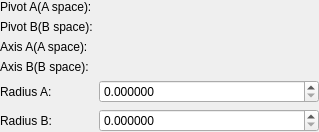
<?xml version="1.0" encoding="UTF-8"?>
<ui version="4.0">
 <class>CogWheel</class>
 <widget class="QWidget" name="CogWheel">
  <property name="geometry">
   <rect>
    <x>0</x>
    <y>0</y>
    <width>319</width>
    <height>118</height>
   </rect>
  </property>
  <property name="windowTitle">
   <string>Form</string>
  </property>
  <layout class="QFormLayout" name="formLayout">
   <property name="fieldGrowthPolicy">
    <enum>QFormLayout::AllNonFixedFieldsGrow</enum>
   </property>
   <property name="leftMargin">
    <number>0</number>
   </property>
   <property name="topMargin">
    <number>0</number>
   </property>
   <property name="rightMargin">
    <number>0</number>
   </property>
   <property name="bottomMargin">
    <number>0</number>
   </property>
   <item row="0" column="0">
    <widget class="QLabel" name="label">
     <property name="sizePolicy">
      <sizepolicy hsizetype="Preferred" vsizetype="Fixed">
       <horstretch>0</horstretch>
       <verstretch>0</verstretch>
      </sizepolicy>
     </property>
     <property name="text">
      <string>Pivot A(A space):</string>
     </property>
    </widget>
   </item>
   <item row="0" column="1">
    <widget class="Vec3Setter" name="widgetPivotA" native="true">
     <property name="sizePolicy">
      <sizepolicy hsizetype="Preferred" vsizetype="Preferred">
       <horstretch>0</horstretch>
       <verstretch>0</verstretch>
      </sizepolicy>
     </property>
    </widget>
   </item>
   <item row="1" column="0">
    <widget class="QLabel" name="label_2">
     <property name="sizePolicy">
      <sizepolicy hsizetype="Preferred" vsizetype="Fixed">
       <horstretch>0</horstretch>
       <verstretch>0</verstretch>
      </sizepolicy>
     </property>
     <property name="text">
      <string>Pivot B(B space):</string>
     </property>
    </widget>
   </item>
   <item row="1" column="1">
    <widget class="Vec3Setter" name="widgetPivotB" native="true">
     <property name="sizePolicy">
      <sizepolicy hsizetype="Preferred" vsizetype="Preferred">
       <horstretch>0</horstretch>
       <verstretch>0</verstretch>
      </sizepolicy>
     </property>
    </widget>
   </item>
   <item row="2" column="0">
    <widget class="QLabel" name="label_3">
     <property name="sizePolicy">
      <sizepolicy hsizetype="Preferred" vsizetype="Fixed">
       <horstretch>0</horstretch>
       <verstretch>0</verstretch>
      </sizepolicy>
     </property>
     <property name="text">
      <string>Axis A(A space):</string>
     </property>
    </widget>
   </item>
   <item row="2" column="1">
    <widget class="Vec3Setter" name="widgetAxisA" native="true">
     <property name="sizePolicy">
      <sizepolicy hsizetype="Preferred" vsizetype="Preferred">
       <horstretch>0</horstretch>
       <verstretch>0</verstretch>
      </sizepolicy>
     </property>
    </widget>
   </item>
   <item row="3" column="0">
    <widget class="QLabel" name="label_4">
     <property name="sizePolicy">
      <sizepolicy hsizetype="Preferred" vsizetype="Fixed">
       <horstretch>0</horstretch>
       <verstretch>0</verstretch>
      </sizepolicy>
     </property>
     <property name="text">
      <string>Axis B(B space):</string>
     </property>
    </widget>
   </item>
   <item row="3" column="1">
    <widget class="Vec3Setter" name="widgetAxisB" native="true">
     <property name="sizePolicy">
      <sizepolicy hsizetype="Preferred" vsizetype="Preferred">
       <horstretch>0</horstretch>
       <verstretch>0</verstretch>
      </sizepolicy>
     </property>
    </widget>
   </item>
   <item row="4" column="0">
    <widget class="QLabel" name="label_5">
     <property name="sizePolicy">
      <sizepolicy hsizetype="Minimum" vsizetype="Preferred">
       <horstretch>0</horstretch>
       <verstretch>0</verstretch>
      </sizepolicy>
     </property>
     <property name="text">
      <string>Radius A:</string>
     </property>
    </widget>
   </item>
   <item row="4" column="1">
    <widget class="QDoubleSpinBox" name="spinBoxRadiusA">
     <property name="sizePolicy">
      <sizepolicy hsizetype="MinimumExpanding" vsizetype="Fixed">
       <horstretch>0</horstretch>
       <verstretch>0</verstretch>
      </sizepolicy>
     </property>
     <property name="decimals">
      <number>6</number>
     </property>
     <property name="maximum">
      <double>9999.000000000000000</double>
     </property>
    </widget>
   </item>
   <item row="5" column="0">
    <widget class="QLabel" name="label_6">
     <property name="text">
      <string>Radius B:</string>
     </property>
    </widget>
   </item>
   <item row="5" column="1">
    <widget class="QDoubleSpinBox" name="spinBoxRadiusB">
     <property name="decimals">
      <number>6</number>
     </property>
     <property name="maximum">
      <double>9999.000000000000000</double>
     </property>
    </widget>
   </item>
  </layout>
 </widget>
 <customwidgets>
  <customwidget>
   <class>Vec3Setter</class>
   <extends>QWidget</extends>
   <header>vec3setter.h</header>
   <container>1</container>
  </customwidget>
 </customwidgets>
 <resources/>
 <connections/>
</ui>
